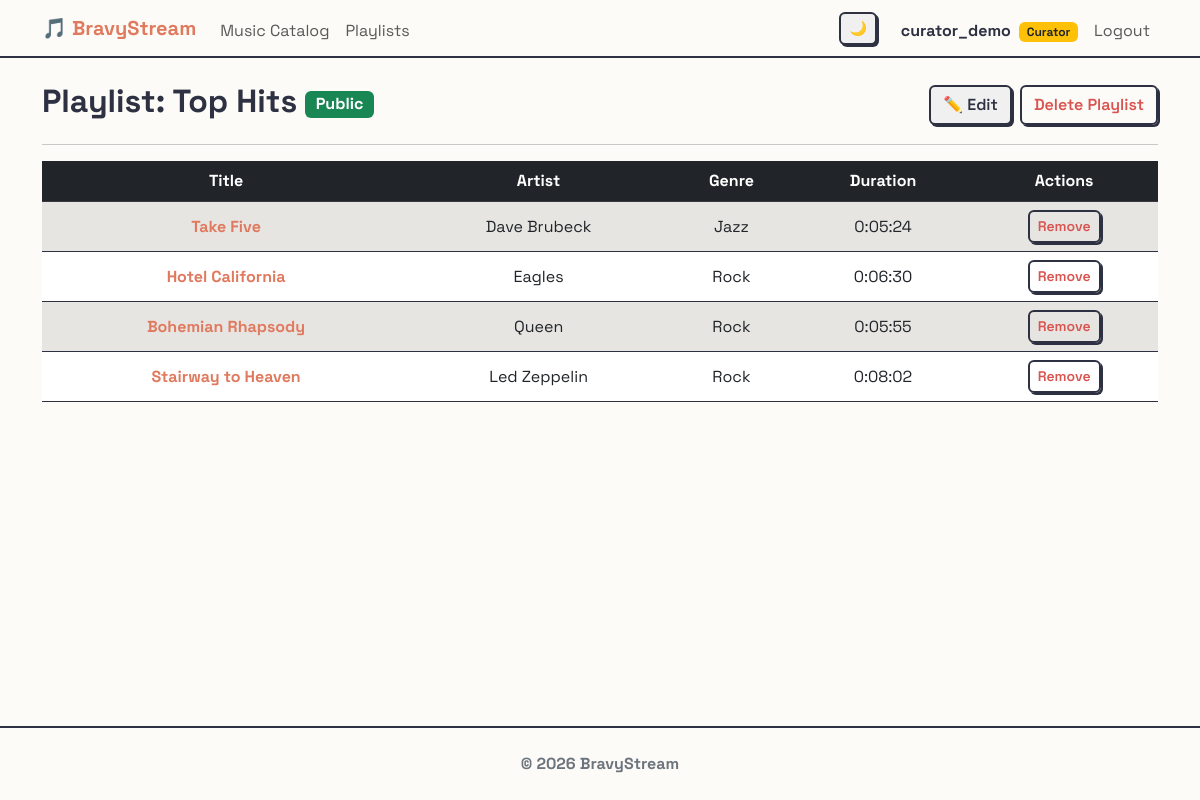
The app's page /music/playlists/1/ (signed in), older data.
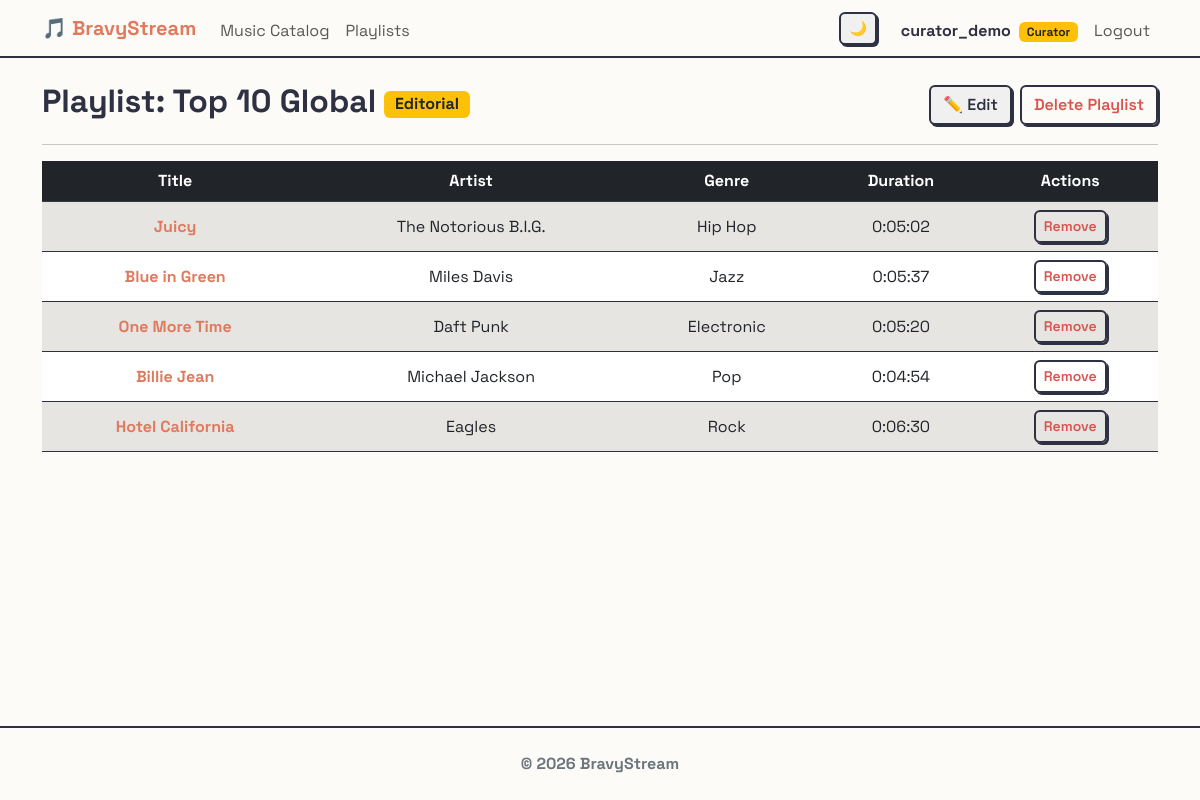
The same page, newer data.
### music/models.py (models this page shows, shortened)
class Playlist(models.Model):
    name = models.CharField(max_length=150)
    owner = models.ForeignKey(
        settings.AUTH_USER_MODEL,
        on_delete=models.CASCADE,
        related_name='playlists',
    )
    songs = models.ManyToManyField(
        Song,
        related_name='playlists',
        blank=True,
    )
    is_public = models.BooleanField(default=False)
    is_editorial = models.BooleanField(default=False)
    followers = models.ManyToManyField(
        settings.AUTH_USER_MODEL,
        related_name='favorite_playlists',
        blank=True
    )

class Song(models.Model):
    title = models.CharField(max_length=200)
    artist = models.CharField(max_length=200)
    genre = models.ForeignKey(
        Genre,
        on_delete=models.CASCADE,
        related_name='songs',
    )
    duration = models.DurationField()
    audio_file = models.FileField(
        upload_to='songs/',
        blank=True,
        null=True,
        validators=[FileExtensionValidator(allowed_extensions=['mp3', 'wav', 'ogg', 'flac', 'aac', 'm4a'])]
    )
    likes = models.ManyToManyField(settings.AUTH_USER_MODEL, related_name='liked_songs', blank=True)
    created_at = models.DateTimeField(auto_now_add=True)
    class Meta:
        ordering = ['-created_at', 'id']

class Genre(models.Model):
    name = models.CharField(max_length=100, unique=True)
    description = models.TextField(blank=True, null=True)
    def __str__(self):
        return self.name

### music/views.py (the view)
# urls.py: path('playlists/<int:pk>/', PlaylistDetailView.as_view(), name='playlist_detail'),
class PlaylistDetailView(LoginRequiredMixin, DetailView):
    model = Playlist
    template_name = 'music/playlist_detail.html'
    def get_queryset(self):
        return Playlist.objects.filter(
            Q(owner=self.request.user) |
            Q(is_editorial=True) |
            (Q(is_public=True) & Q(owner__friends=self.request.user))
        ).distinct()

### users/models.py (called while the page is built)
    @property
    def pending_friend_requests_count(self):
        return self.received_requests.filter(is_accepted=False).count()

### templates/music/playlist_detail.html (shortened to what this page needs)
{% extends 'base.html' %}
{% block content %}
<div class="d-flex justify-content-between align-items-center">
    <h2>
        Playlist: {{ playlist.name }}
        {% if playlist.is_editorial %}
            <span class="badge bg-warning text-dark fs-6 align-middle">Editorial</span>
        {% elif playlist.is_public %}
            <span class="badge bg-success fs-6 align-middle">Public</span>
        {% else %}
            <span class="badge bg-secondary fs-6 align-middle">Private</span>
        {% endif %}
    </h2>
    <div class="d-flex gap-2">
        {% if playlist.owner == request.user or request.user.role == 'curator' or request.user.is_superuser %}
            <a href="{% url 'music:playlist_update' playlist.pk %}?next={{ request.path }}" class="btn btn-outline-secondary">✏️ Edit</a>
        {% endif %}
        {% if playlist.owner == request.user %}
            <a href="{% url 'music:playlist_delete' playlist.pk %}" class="btn btn-outline-danger">Delete Playlist</a>
        {% endif %}
    </div>
</div>
<hr>
{% if playlist.songs.all %}
    <div class="table-responsive">
        <table class="table table-striped table-hover align-middle text-center">
            <thead class="table-dark">
                <tr>
                    <th>Title</th>
                    <th>Artist</th>
                    <th>Genre</th>
                    <th>Duration</th>
                    <th>Actions</th>
                </tr>
            </thead>
            <tbody>
                {% for song in playlist.songs.all %}
                <tr>
                    <td>
                        <a href="{% url 'music:song_detail' song.pk %}" class="text-decoration-none fw-bold">
                            {{ song.title }}
                        </a>
                    </td>
                    <td>{{ song.artist }}</td>
                    <td>{{ song.genre }}</td>
                    <td>{{ song.duration }}</td>
                    <td>
                        <a href="{% url 'music:remove_from_playlist' song.id playlist.id %}" class="btn btn-sm btn-outline-danger">Remove</a>
                    </td>
                </tr>
                {% endfor %}
            </tbody>
        </table>
    </div>
{% else %}
    <div class="alert alert-info">
        This playlist is empty. Go to the catalog to add some songs!
    </div>
    <a href="{% url 'music:song_list' %}" class="btn btn-primary">Go to Catalog</a>
{% endif %}
{% endblock %}

Row changes from the older to the newer data that the page shows:
no longer on this page (row edited): Song: title "Take Five", artist "Dave Brubeck", genre "Jazz", duration "0:05:24"
no longer on this page (row edited): Song: title "Bohemian Rhapsody", artist "Queen", genre "Rock", duration "0:05:55"
no longer on this page (row edited): Song: title "Stairway to Heaven", artist "Led Zeppelin", genre "Rock", duration "0:08:02"
changed Playlist: name "Top Hits" → "Top 10 Global"; is_editorial False → True (drawn)
added Song: title "Juicy", artist "The Notorious B.I.G.", genre "Hip Hop", duration "0:05:02"
added Song: title "Blue in Green", artist "Miles Davis", genre "Jazz", duration "0:05:37"
now on this page (row edited): Song: title "One More Time", artist "Daft Punk", genre "Electronic", duration "0:05:20"
now on this page (row edited): Song: title "Billie Jean", artist "Michael Jackson", genre "Pop", duration "0:04:54"
Text that changed along with them:
text no longer shown: "Public"
text now shown: "Editorial"
